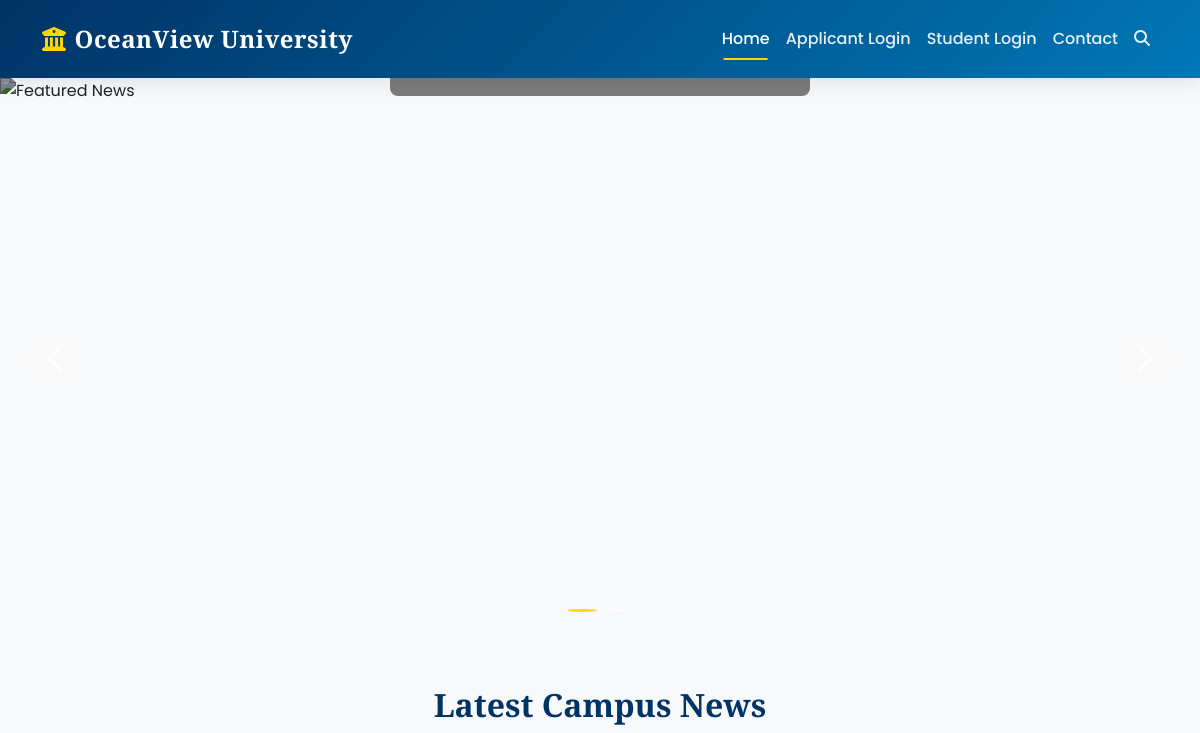
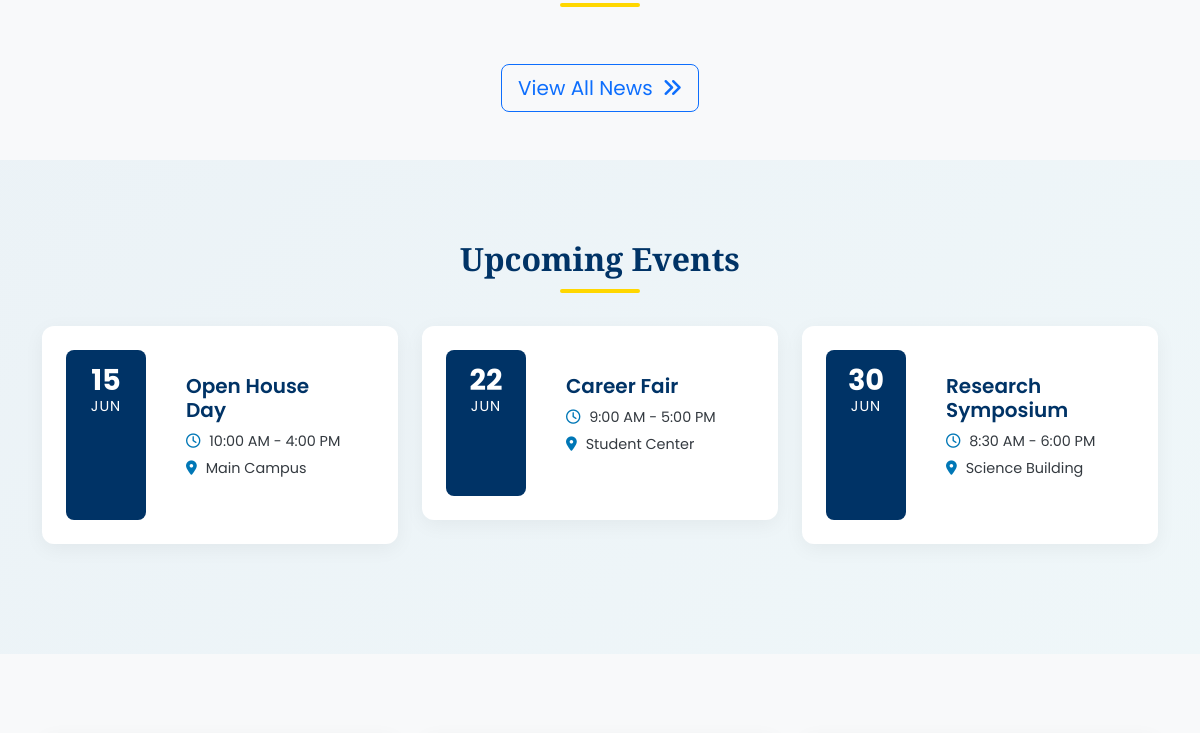
Before: /headline-news/ (upper part) with the older database file (2 pictures, top to bottom).
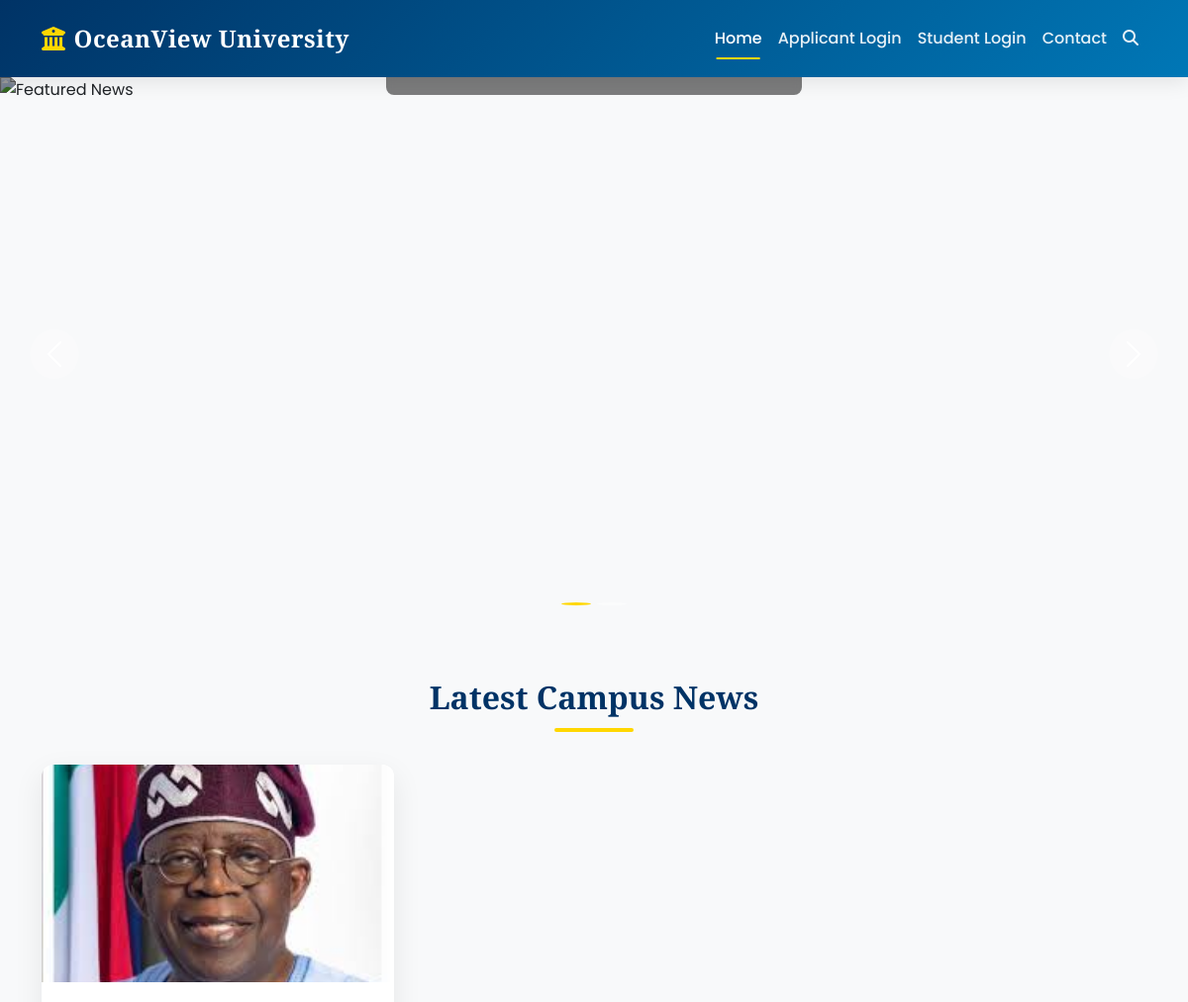
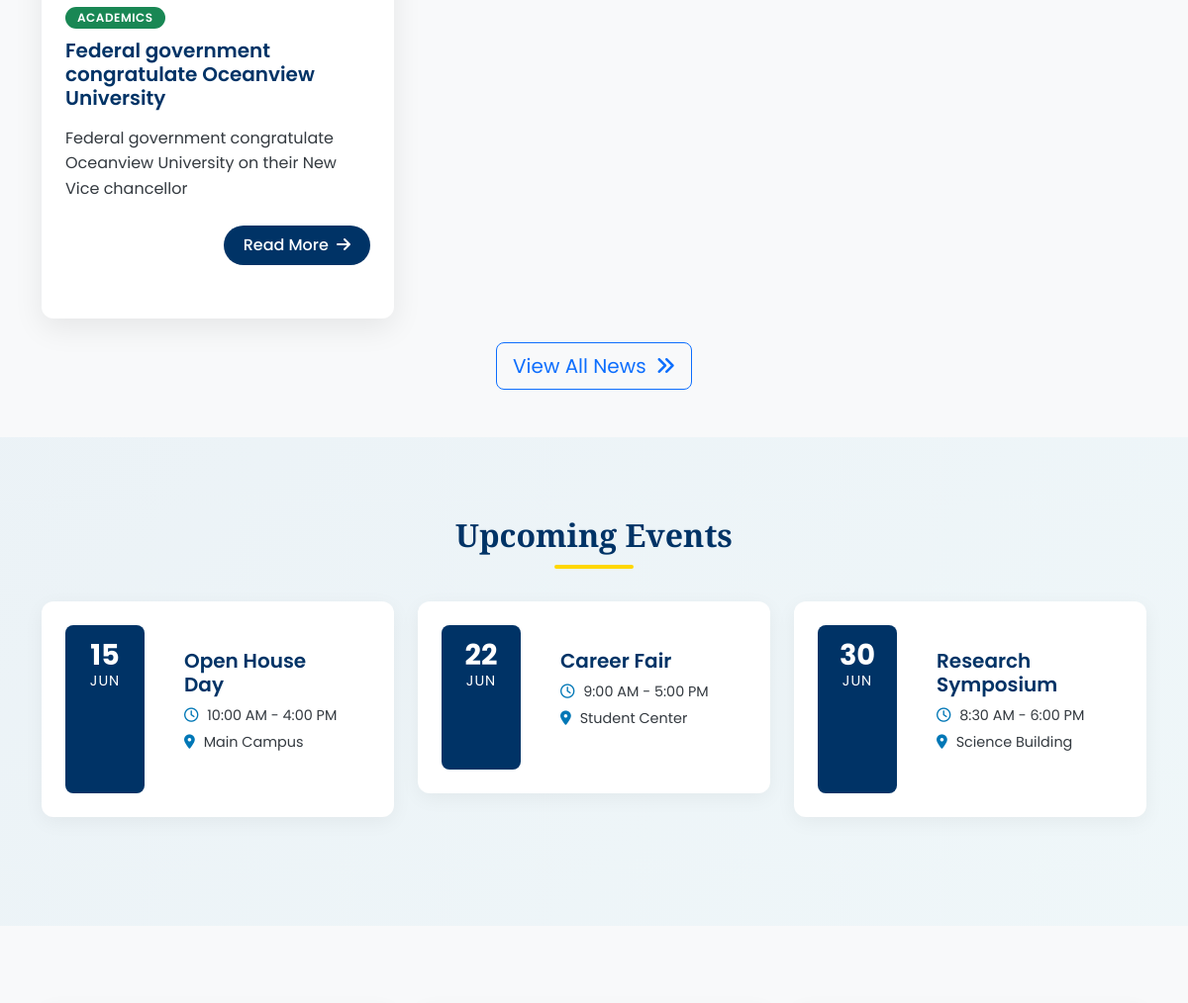
After: the same page with the newer database file (2 pictures, top to bottom).
### portal/models.py (models this page shows, shortened)
class Headline(models.Model):
    title = models.CharField(max_length=100)
    content = models.TextField()
    image = models.ImageField(upload_to="news_images/", blank=True, null=True)
    category = models.ForeignKey(Category, on_delete=models.CASCADE)
    created_at = models.DateTimeField(default=now, editable=True)

class Category(models.Model):
    name = models.CharField(max_length=100, unique=True)

### portal/views.py (the view)
# urls.py: path('headline-news/', views.headline_news, name='headline_news'),
def headline_news(request):
    headlines = Headline.objects.all()
    return render(request, "news.html", {"headlines": headlines})

### portal/templates/news.html (shortened to what the changed rows need)
{% load static %}
<!DOCTYPE html>
<html lang="en">
<head>
    <link href="https://cdn.jsdelivr.net/npm/bootstrap@5.3.2/dist/css/bootstrap.min.css" rel="stylesheet">
    <link rel="stylesheet" href="https://cdnjs.cloudflare.com/ajax/libs/font-awesome/6.4.2/css/all.min.css">
    <link href="https://unpkg.com/aos@2.3.1/dist/aos.css" rel="stylesheet">
        <link rel="stylesheet" href="{% static 'portal/css/news.css' %}">
</head>
<body>
    <div class="container py-5" data-aos="fade-up">
        <h2 class="section-title">Latest Campus News</h2>
        <div class="row">
            {% for headline in headlines %}
            <div class="col-lg-4 col-md-6">
                <div class="card news-card">
                    <img src="{% if headline.image %}{{ headline.image.url }}{% else %}https://images.unsplash.com/photo-1523050854058-8df90110c9f1?ixlib=rb-4.0.3&ixid=M3wxMjA3fDB8MHxwaG90by1wYWdlfHx8fGVufDB8fHx8fA%3D%3D&auto=format&fit=crop&w=1470&q=80{% endif %}" class="card-img-top" alt="News Image">
                    <div class="card-body">
                        <span class="badge bg-success category-badge">{{ headline.category.name }}</span>
                        <h5 class="card-title">{{ headline.title }}</h5>
                        <p class="card-text">{{ headline.content|truncatechars:150 }}</p>
                        <div class="d-flex justify-content-between align-items-center">
                            <a href="#" class="btn btn-read-more">Read More <i class="fas fa-arrow-right ms-1"></i></a>
                        </div>
                    </div>
                </div>
            </div>
            {% endfor %}
        </div>
    </div>
    <div class="events-section" data-aos="fade-up">
        <div class="container">
            <h2 class="section-title">Upcoming Events</h2>
        </div>
    </div>
</body>
</html>

Changed rows visible on the page:
added Headline: image (picture), category.name "ACADEMICS", title "Federal government congratulate Oceanview University", content "Federal government congratulate Oceanview University on their New Vice chancellor"
